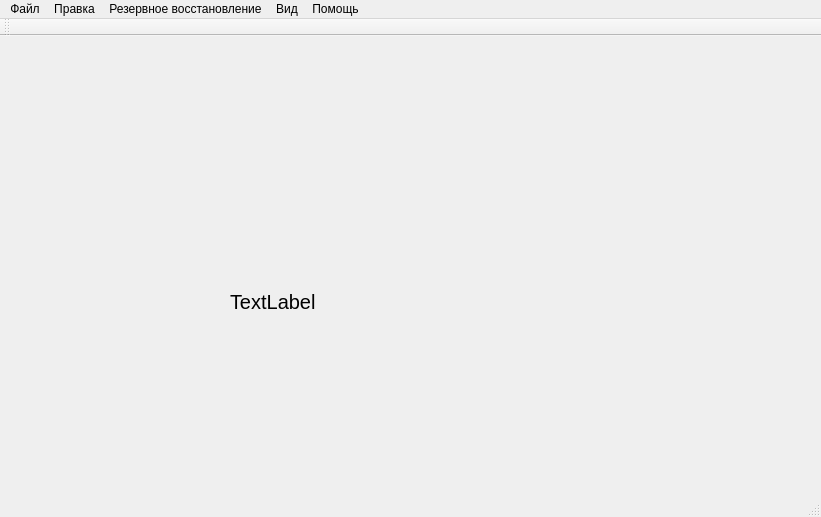
<?xml version="1.0" encoding="UTF-8"?>
<ui version="4.0">
 <class>MainWindow</class>
 <widget class="QMainWindow" name="MainWindow">
  <property name="geometry">
   <rect>
    <x>0</x>
    <y>0</y>
    <width>821</width>
    <height>517</height>
   </rect>
  </property>
  <property name="windowTitle">
   <string>MyAcc</string>
  </property>
  <property name="windowIcon">
   <iconset resource="resourse.qrc">
    <normaloff>:/photo/lighthouse.ico</normaloff>:/photo/lighthouse.ico</iconset>
  </property>
  <widget class="QWidget" name="centralWidget">
   <widget class="QLabel" name="label">
    <property name="geometry">
     <rect>
      <x>230</x>
      <y>210</y>
      <width>261</width>
      <height>111</height>
     </rect>
    </property>
    <property name="font">
     <font>
      <pointsize>15</pointsize>
     </font>
    </property>
    <property name="text">
     <string>TextLabel</string>
    </property>
   </widget>
  </widget>
  <widget class="QToolBar" name="mainToolBar">
   <attribute name="toolBarArea">
    <enum>TopToolBarArea</enum>
   </attribute>
   <attribute name="toolBarBreak">
    <bool>false</bool>
   </attribute>
  </widget>
  <widget class="QStatusBar" name="statusBar"/>
  <widget class="QMenuBar" name="menuBar">
   <property name="geometry">
    <rect>
     <x>0</x>
     <y>0</y>
     <width>821</width>
     <height>21</height>
    </rect>
   </property>
   <widget class="QMenu" name="file">
    <property name="title">
     <string>Файл</string>
    </property>
    <addaction name="login"/>
    <addaction name="account_setting"/>
    <addaction name="separator"/>
    <addaction name="check_update"/>
   </widget>
   <widget class="QMenu" name="edit">
    <property name="title">
     <string>Правка</string>
    </property>
    <addaction name="unhide"/>
    <addaction name="hide"/>
    <addaction name="separator"/>
    <addaction name="change_data"/>
   </widget>
   <widget class="QMenu" name="perform_backup">
    <property name="title">
     <string>Резервное восстановление</string>
    </property>
   </widget>
   <widget class="QMenu" name="view">
    <property name="title">
     <string>Вид</string>
    </property>
   </widget>
   <widget class="QMenu" name="help">
    <property name="title">
     <string>Помощь</string>
    </property>
    <addaction name="support"/>
    <addaction name="about"/>
   </widget>
   <addaction name="file"/>
   <addaction name="edit"/>
   <addaction name="perform_backup"/>
   <addaction name="view"/>
   <addaction name="help"/>
  </widget>
  <action name="login">
   <property name="icon">
    <iconset resource="resourse.qrc">
     <normaloff>:/photo/Авторизация.ico</normaloff>:/photo/Авторизация.ico</iconset>
   </property>
   <property name="text">
    <string>Вход в систему</string>
   </property>
  </action>
  <action name="account_setting">
   <property name="text">
    <string>Настройки учетной записи</string>
   </property>
  </action>
  <action name="check_update">
   <property name="text">
    <string>Проверка обновлений</string>
   </property>
  </action>
  <action name="unhide">
   <property name="text">
    <string>Отобразить все списки</string>
   </property>
  </action>
  <action name="hide">
   <property name="text">
    <string>Скрыть все списки</string>
   </property>
  </action>
  <action name="change_data">
   <property name="text">
    <string>Изменить данные о ...</string>
   </property>
  </action>
  <action name="support">
   <property name="icon">
    <iconset resource="resourse.qrc">
     <normaloff>:/photo/support.ico</normaloff>:/photo/support.ico</iconset>
   </property>
   <property name="text">
    <string>Поддержка</string>
   </property>
  </action>
  <action name="about">
   <property name="icon">
    <iconset resource="resourse.qrc">
     <normaloff>:/photo/info.ico</normaloff>:/photo/info.ico</iconset>
   </property>
   <property name="text">
    <string>О программе</string>
   </property>
  </action>
 </widget>
 <layoutdefault spacing="6" margin="11"/>
 <resources>
  <include location="resourse.qrc"/>
 </resources>
 <connections/>
</ui>
